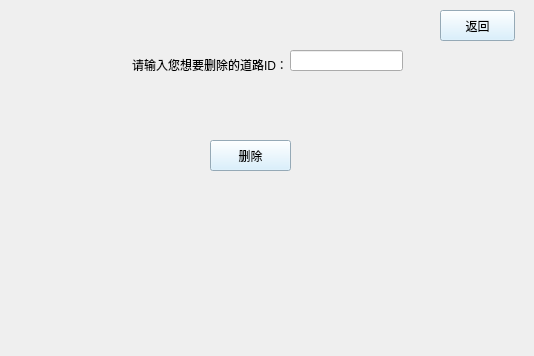
<?xml version="1.0" encoding="UTF-8"?>
<ui version="4.0">
 <class>delete_road</class>
 <widget class="QWidget" name="delete_road">
  <property name="geometry">
   <rect>
    <x>0</x>
    <y>0</y>
    <width>534</width>
    <height>356</height>
   </rect>
  </property>
  <property name="minimumSize">
   <size>
    <width>534</width>
    <height>356</height>
   </size>
  </property>
  <property name="maximumSize">
   <size>
    <width>534</width>
    <height>356</height>
   </size>
  </property>
  <property name="windowTitle">
   <string>Form</string>
  </property>
  <property name="styleSheet">
   <string notr="true">#delete_road{image: url(:/new/prefix1/bus.jpg);}</string>
  </property>
  <widget class="QLabel" name="label">
   <property name="geometry">
    <rect>
     <x>132</x>
     <y>54</y>
     <width>161</width>
     <height>21</height>
    </rect>
   </property>
   <property name="text">
    <string>请输入您想要删除的道路ID：</string>
   </property>
  </widget>
  <widget class="QLineEdit" name="lineEdit">
   <property name="geometry">
    <rect>
     <x>290</x>
     <y>50</y>
     <width>113</width>
     <height>21</height>
    </rect>
   </property>
  </widget>
  <widget class="QPushButton" name="pushButton">
   <property name="geometry">
    <rect>
     <x>210</x>
     <y>140</y>
     <width>81</width>
     <height>31</height>
    </rect>
   </property>
   <property name="styleSheet">
    <string notr="true">background-color: rgb(208, 237, 255);</string>
   </property>
   <property name="text">
    <string>删除</string>
   </property>
  </widget>
  <widget class="QPushButton" name="pushButton_2">
   <property name="geometry">
    <rect>
     <x>440</x>
     <y>10</y>
     <width>75</width>
     <height>31</height>
    </rect>
   </property>
   <property name="styleSheet">
    <string notr="true">background-color: rgb(208, 237, 255);</string>
   </property>
   <property name="text">
    <string>返回</string>
   </property>
  </widget>
 </widget>
 <resources/>
 <connections/>
</ui>
